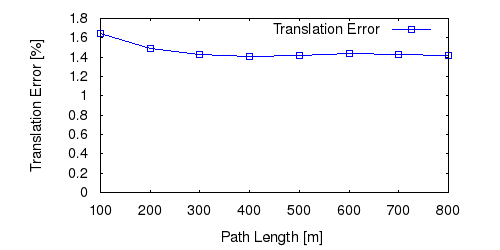

Here is the gnuplot script that generated this plot:
set term postscript eps enhanced color
set output "12_tl.eps"
set size ratio 0.5
set yrange [0:*]
set xlabel "Path Length [m]"
set ylabel "Translation Error [%]"
plot "12_tl.txt" using 1:($2*100) title 'Translation Error' lc rgb "#0000FF" pt 4 w linespoints
